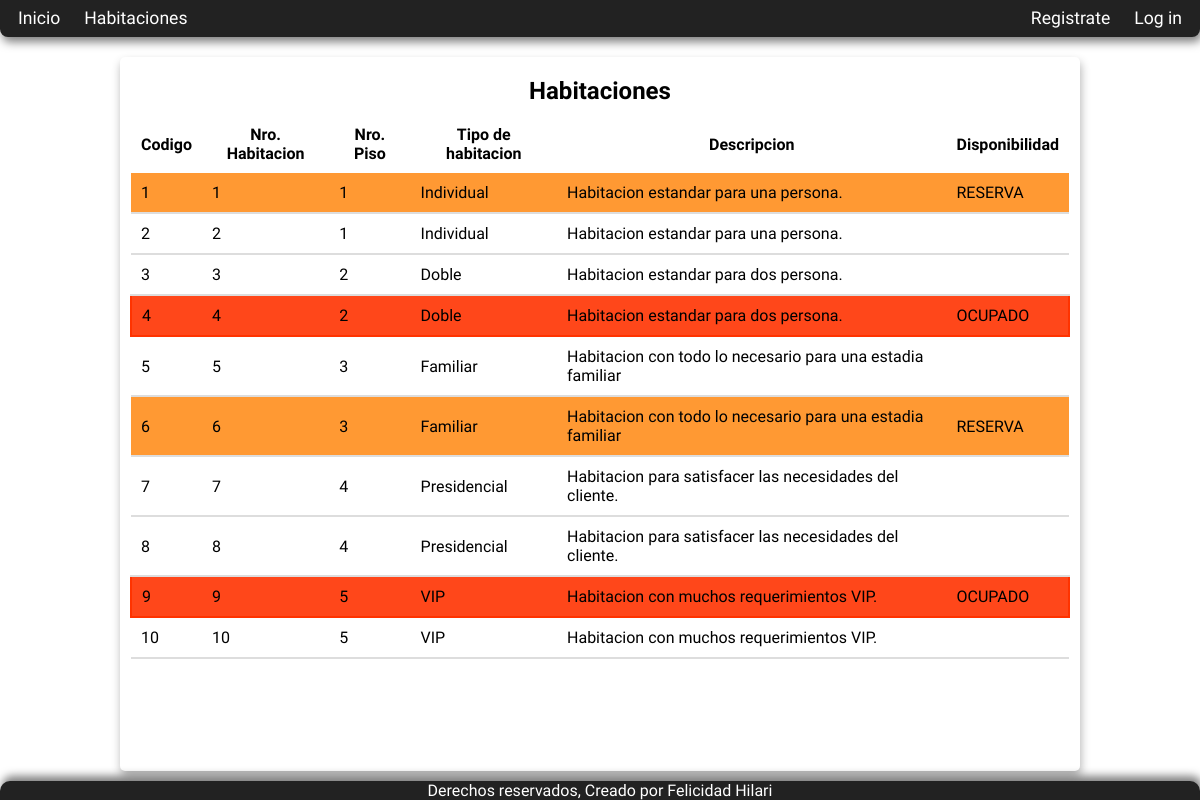
The page /habitaciones on the database its author committed.
### tables this page shows
CREATE TABLE `HABITACION`
(
	`COD_HABITACION` INT AUTO_INCREMENT NOT NULL,
	`NUMERO` VARCHAR(50) NULL,
	`PISO` INT NULL,
	`TIPO_DISPONIBILIDAD` VARCHAR(50) NULL,
	`TIPO_HABITACION` VARCHAR(50) NULL,
	`DESCRIPCION` VARCHAR(500) NULL,
	CONSTRAINT `PK_HABITACION` PRIMARY KEY (`COD_HABITACION` ASC)
);

### app/autoload.php (called while the page is built, shortened)
<?php
function autoload($class)
{
  $file = SRC . str_replace('\\', '/', $class) . '.php';
}

### src/Http/Request.php (called while the page is built, shortened)
<?php
class Request
{
  protected $method;
  protected $uri;
  protected $basePath;
  public function setQueryParams(array $queryParams)
  {
    return $this;
  }
  public function setParams(array $params)
  {
    return $this;
  }
  public function getBasePath(): string
  {
    return $this->basePath;
  }
  public function setBasePath(string $basePath)
  {
    $this->basePath = $basePath;
    return $this;
  }
  public function setMethod($method)
  {
    $this->method = $method;
    return $this;
  }
  public function getMethod(): string
  {
    return $this->method;
  }
  public function getUriArray(): array
  {
    [$uri] = explode('?', $this->uri);
    return explode('/', trim($uri, '/'));
  }
  public function setUri(string $uri)
  {
    $this->uri = str_replace($this->getBasePath(), '', $uri);
    return $this;
  }
  public function setHeaders(array $headers)
  {
    return $this;
  }
}

### src/Http/Route.php (called while the page is built, shortened)
<?php
class Route
{
  private $uri;
  private $method;
  private $callback;
  public function getCallback()
  {
    return $this->callback;
  }
  public function setCallback($callback)
  {
    $this->callback = $callback;
    return $this;
  }
  public function getMethod()
  {
    return $this->method;
  }
  public function setMethod(string $method)
  {
    $this->method = strtoupper($method);
    return $this;
  }
  public function getUriArray()
  {
    return explode('/', trim($this->uri, '/'));
  }
  public function setUri(string $uri)
  {
    $this->uri = $uri;
    return $this;
  }
  public function compare(array $uri, string $method): bool
  {
    for ($i = 0; $i < count($uri); $i++) {
      if ($this->getUriArray()[$i] !== $uri[$i]) {
        return false;
      }
    }
    return $this->getMethod() === $method;
  }
}

### src/Http/Router.php (called while the page is built, shortened)
<?php
class Router
{
  private $routes;
  public function __construct()
  {
    $this->routes = [];
  }
  public function add(string $uri, string $method, $callback): void
  {
    array_push($this->routes, new Route($uri, $method, $callback));
  }
  public function getRoute(array $uri, string $method): ?Route
  {
    foreach ($this->routes as $route) {
      if ($route->compare($uri, $method)) {
        return $route;
      }
    }
    throw new NotFoundException('La ruta no existe', StatusCode::NOT_FOUND);
  }
}

### src/Views/View.php (called while the page is built, shortened)
<?php
class View
{
  private $data;
  private $basePath;
  public function __construct(string $basePath = '')
  {
    $this->data = [];
  }
  public function getBasePath()
  {
    return $this->basePath;
  }
  public function setBasePath(string $basePath)
  {
    $this->basePath = $basePath;
    return $this;
  }
  public function get(string $name)
  {
    return $this->data[$name];
  }
  public function render(string $viewName, array $data = []): void
  {
    $this->data = $data;
    $viewFile = VIEWS . $viewName . '.php';
    require $viewFile;
  }
}

### src/Controllers/Controller.php (called while the page is built, shortened)
<?php
class Controller
{
  protected $view;
  public function __construct()
  {
    $this->view = new View();
  }
  public function render(string $viewName, array $data = [])
  {
    $this->view->render($viewName, $data);
  }
}

### src/Controllers/HabitacionController.php (called while the page is built, shortened)
<?php
class HabitacionController extends Controller
{
  public function __construct()
  {
    $this->model = new HabitacionModel();
  }
  public function getAll(Request $request, Response $response): Response
  {
    $habitaciones = $this->model->getAll();
    $this->render('Habitacion/index', ["habitaciones" => $habitaciones]);
    return $response->withStatusCode(StatusCode::OK);
  }
}

### public/index.php (called while the page is built, shortened)
<?php
require __DIR__ . '/../app/autoload.php';
$basePath = str_replace('/' . basename(PATH_PUBLIC), '', $_SERVER['SCRIPT_NAME']);
$app = new App($basePath);
$app->get('/', HomeController::class);
$app->get('/login', [LoginController::class, 'login']);
$app->get('/logout', [LoginController::class, 'logout']);
$app->post('/login', [LoginController::class, 'auth']);
$app->get('/register', [LoginController::class, 'register']);
$app->post('/register', [LoginController::class, 'save']);
$app->get('/habitaciones', [HabitacionController::class, 'getAll']);
$app->get('/clientes', [ClienteController::class, 'getAll']);
$app->get('/perfil', [PerfilController::class, 'perfil']);
$app->run();

### src/Http/Session.php (called while the page is built, shortened)
<?php
class Session
{
  public function hasSession(): bool
  {
    return isset($_SESSION[self::SESSION_NAME]);
  }
}

### src/Models/Model.php (called while the page is built, shortened)
<?php
class Model
{
  protected $database;
  public function __construct()
  {
    $this->database = new Database();
  }
  protected function selectAllFrom(string $tableName): PDOStatement
  {
    $connection = $this->database->connect();
    $query = "SELECT * FROM $tableName";
    $prepare = $connection->prepare($query);
    $prepare->execute();
    return $prepare;
  }
}

### src/Models/HabitacionModel.php (called while the page is built, shortened)
<?php
class HabitacionModel extends Model implements CrudInterface
{
  public function getAll(): array
  {
    $resultOfQuery = $this->selectAllFrom(self::ENTITIE_NAME);
    return $resultOfQuery->fetchAll(\PDO::FETCH_CLASS, Habitacion::class);
  }
}

### src/Entities/Habitacion.php (called while the page is built, shortened)
<?php
class Habitacion extends Entitie
{
  private $COD_HABITACION;
  private $NUMERO;
  private $PISO;
  private $TIPO_DISPONIBILIDAD;
  private $TIPO_HABITACION;
  private $DESCRIPCION;
  public function getDescripcion()
  {
    return $this->DESCRIPCION;
  }
  public function getTipoHabitacion()
  {
    return $this->TIPO_HABITACION;
  }
  public function getTipoDisponibilidad()
  {
    return $this->TIPO_DISPONIBILIDAD;
  }
  public function getPiso()
  {
    return $this->PISO;
  }
  public function getNumero()
  {
    return $this->NUMERO;
  }
  public function getId()
  {
    return $this->COD_HABITACION;
  }
}

### src/Views/Habitacion/index.php (the view)
<!DOCTYPE html>
<html lang="es">
<head>
  <?php require VIEWS . 'Templates/Head.php'; ?>
</head>
<body style="background: url(<?= SERVER_HOST . $this->getBasePath() . '/img/bg-login.jpg' ?>)">
  <div class="root">
    <?php require VIEWS . 'Templates/Header.php'; ?>
    <div class="container">
      <div class="box">
        <div class="row-title">
          <h2>Habitaciones</h2>
        </div>
        <table class="table">
          <thead class="table-head">
            <tr>
              <th>Codigo</th>
              <th>Nro. Habitacion</th>
              <th>Nro. Piso</th>
              <th>Tipo de habitacion</th>
              <th>Descripcion</th>
              <th>Disponibilidad</th>
            </tr>
          </thead>
          <tbody class="table-body">
            <?php foreach ($this->get('habitaciones') as $habitacion) : ?>
              <tr class="<?= strtolower($habitacion->getTipoDisponibilidad()) ?>">
                <td><?= $habitacion->getId() ?></td>
                <td> <?= $habitacion->getNumero() ?></td>
                <td> <?= $habitacion->getPiso() ?></td>
                <td> <?= $habitacion->getTipoHabitacion() ?></td>
                <td> <?= $habitacion->getDescripcion() ?></td>
                <td> <?= $habitacion->getTipoDisponibilidad() ?></td>
              </tr>
            <?php endforeach ?>
          </tbody>
        </table>
      </div>
    </div>
    <?php require VIEWS . 'Templates/Footer.php'; ?>
  </div>
</body>
</html>

### src/Http/App.php (shortened to what this page needs)
<?php
class App
{
  private $request;
  private $response;
  private $router;
  private $errorManager;
  private $session;
  public function __construct(string $basePath = '')
  {
    $this->router       = new Router();
    $this->request      = new Request($basePath);
    $this->response     = new Response();
    $this->errorManager = new ErrorManager();
    $this->session      = new Session();
  }
  public function setBasePath(string $basePath)
  {
    $this->request->setBasePath($basePath);
    return $this;
  }
  public function get(string $route, $callback)
  {
    $this->router->add($route, 'GET', $callback);
  }
  public function post(string $route, $callback)
  {
    $this->router->add($route, 'POST', $callback);
  }
  private function send($callback, $args)
  {
    $response = call_user_func($callback, $this->request, $this->response, $args);
  }
  private function getArgs(Route $route)
  {
    $arr = [];
    return $arr;
  }
  public function run()
  {
    try {
      $uriArray = $this->request->getUriArray();
      $method = $this->request->getMethod();
      $route = $this->router->getRoute($uriArray, $method);
      if (is_array($route->getCallback())) {
        [$className, $methodName] = $route->getCallback();
        $controller = new $className($this->session);
        $this->send([$controller, $methodName], $this->getArgs($route));
      } else if (is_callable($route->getCallback())) {
        $this->send($route->getCallback(), $this->getArgs($route));
      } elseif (class_exists($route->getCallback())) {
        $controller = $route->getCallback();
        $controller = new $controller($this->session);
        $this->send($controller, $this->getArgs($route));
      }
    } catch (Exception $e) {
      $responseError = call_user_func($this->errorManager, $e, $this->getResponse());
      $responseError->send();
      echo $responseError->getBody()->getContentBody();
      error_log($e->getMessage());
    }
  }
}

### src/Views/Templates/Head.php (shortened to what this page needs)
<link rel="stylesheet" href="https://cdnjs.cloudflare.com/ajax/libs/font-awesome/5.15.4/css/all.min.css" />
<link rel="stylesheet" href="<?= SERVER_HOST . $this->getBasePath() . '/styles/app.css' ?>">
<link rel="stylesheet" href="<?= SERVER_HOST . $this->getBasePath() . '/styles/barnav.css' ?>">
<link rel="stylesheet" href="<?= SERVER_HOST . $this->getBasePath() . '/styles/containers.css' ?>">
<link rel="stylesheet" href="<?= SERVER_HOST . $this->getBasePath() . '/styles/botones.css' ?>">
<link rel="stylesheet" href="<?= SERVER_HOST . $this->getBasePath() . '/styles/tables.css' ?>">

### src/Views/Templates/Header.php (shortened to what this page needs)
<header>
  <nav class="bar">
    <div class="bar-container">
      <a class="link" href=" <?= SERVER_HOST . $this->getBasePath() ?>">Inicio</a>
      <a class="link" href=" <?= SERVER_HOST . $this->getBasePath() . '/habitaciones' ?>">Habitaciones</a>
    </div>
    <?php
    $session = new Session();
    ?>
    <div class="bar-container profile">
      <?php if ($session->hasSession()) : ?>
        <?php $cliente = $session->getCurrentClient(); ?>
        <a class="link" href=" <?= SERVER_HOST . $this->getBasePath() . '/perfil' ?>"><?= $cliente->getNombres() . ' ' . $cliente->getPaterno() ?></a>
        <a class="link" href="<?= SERVER_HOST . $this->getBasePath() . '/logout' ?>">Cerrar sesion</a>
      <?php else : ?>
        <a class="link" class="link" href=" <?= SERVER_HOST . $this->getBasePath() . '/register' ?>">Registrate</a>
        <a class="link" class="link" href=" <?= SERVER_HOST . $this->getBasePath() . '/login' ?>">Log in</a>
      <?php endif ?>
    </div>
  </nav>
</header>

### src/Views/Templates/Footer.php
<footer>
  <div class="footer">
    <p>
      Derechos reservados, Creado por Felicidad Hilari
    </p>
  </div>
</footer>

### public/styles/app.css (style rules this page uses)
* { box-sizing: border-box; margin: 0; padding: 0; }
body { font-family: "Cairo", sans-serif; }

### public/styles/barnav.css (style rules this page uses)
.root { display: grid; min-height: 100vh; grid-template-rows: auto 1fr auto; }
header nav.bar { display: flex; justify-content: space-between; background: #222; color: #fff; border-radius: 0 0 8px 8px; box-shadow: 2px 5px 10px rgba(0, 0, 0, 0.5); }
header .bar .bar-container { padding: 8px; }
header .bar .bar-container .link { color: #fff; font-size: 1.1em; text-decoration: none; display: inline-block; margin: 0 10px 0 10px ; transition: .3s; border-bottom: 1px solid transparent; }
footer .footer { display: flex; justify-content: center; background: #222; color: #fff; border-radius: 10px 10px 0 0; box-shadow: 2px -5px 8px rgba(0, 0, 0, 0.5); }

### public/styles/containers.css (style rules this page uses)
.container { width: 100%; display: flex; align-content: center; }
.container .box { background-color: #fff; margin: auto; padding: 10px; margin-top: 20px; margin-bottom: 10px; max-width: 1000px; width: 80%; border-radius: 5px; box-shadow: 1px 5px 10px rgba(0, 0, 0, 0.3); }
.container .box .row-title { display: flex; justify-content: space-evenly; margin: 10px; }

### public/styles/tables.css (style rules this page uses)
.container .box .table { margin: auto; border-collapse: collapse; border-radius: 5px; }
.container .box .table .table-head tr th , .container .box .table .table-body tr td { margin: 10px; padding: 10px; }
.container .box .table .table-body tr { border-bottom: 2px solid #ddd; transition: 0.3s; border-radius: 5px; }
.container .box .table .table-body .reserva { background: #f93; }
.container .box .table .table-body .ocupado { background: #ff471a; border: 2px solid #f30; }

### rows shown on the page
habitacion: COD_HABITACION "1", NUMERO "1", PISO "1", TIPO_HABITACION "Individual", DESCRIPCION "Habitacion estandar para una persona.", TIPO_DISPONIBILIDAD "RESERVA"
habitacion: COD_HABITACION "2", NUMERO "2", PISO "1", TIPO_HABITACION "Individual", DESCRIPCION "Habitacion estandar para una persona."
habitacion: COD_HABITACION "3", NUMERO "3", PISO "2", TIPO_HABITACION "Doble", DESCRIPCION "Habitacion estandar para dos persona."
habitacion: COD_HABITACION "4", NUMERO "4", PISO "2", TIPO_HABITACION "Doble", DESCRIPCION "Habitacion estandar para dos persona.", TIPO_DISPONIBILIDAD "OCUPADO"
habitacion: COD_HABITACION "5", NUMERO "5", PISO "3", TIPO_HABITACION "Familiar", DESCRIPCION "Habitacion con todo lo necesario para una estadia familiar"
habitacion: COD_HABITACION "6", NUMERO "6", PISO "3", TIPO_HABITACION "Familiar", DESCRIPCION "Habitacion con todo lo necesario para una estadia familiar", TIPO_DISPONIBILIDAD "RESERVA"
habitacion: COD_HABITACION "7", NUMERO "7", PISO "4", TIPO_HABITACION "Presidencial", DESCRIPCION "Habitacion para satisfacer las necesidades del cliente."
habitacion: COD_HABITACION "8", NUMERO "8", PISO "4", TIPO_HABITACION "Presidencial", DESCRIPCION "Habitacion para satisfacer las necesidades del cliente."
habitacion: COD_HABITACION "9", NUMERO "9", PISO "5", TIPO_HABITACION "VIP", DESCRIPCION "Habitacion con muchos requerimientos VIP.", TIPO_DISPONIBILIDAD "OCUPADO"
habitacion: COD_HABITACION "10", NUMERO "10", PISO "5", TIPO_HABITACION "VIP", DESCRIPCION "Habitacion con muchos requerimientos VIP."
